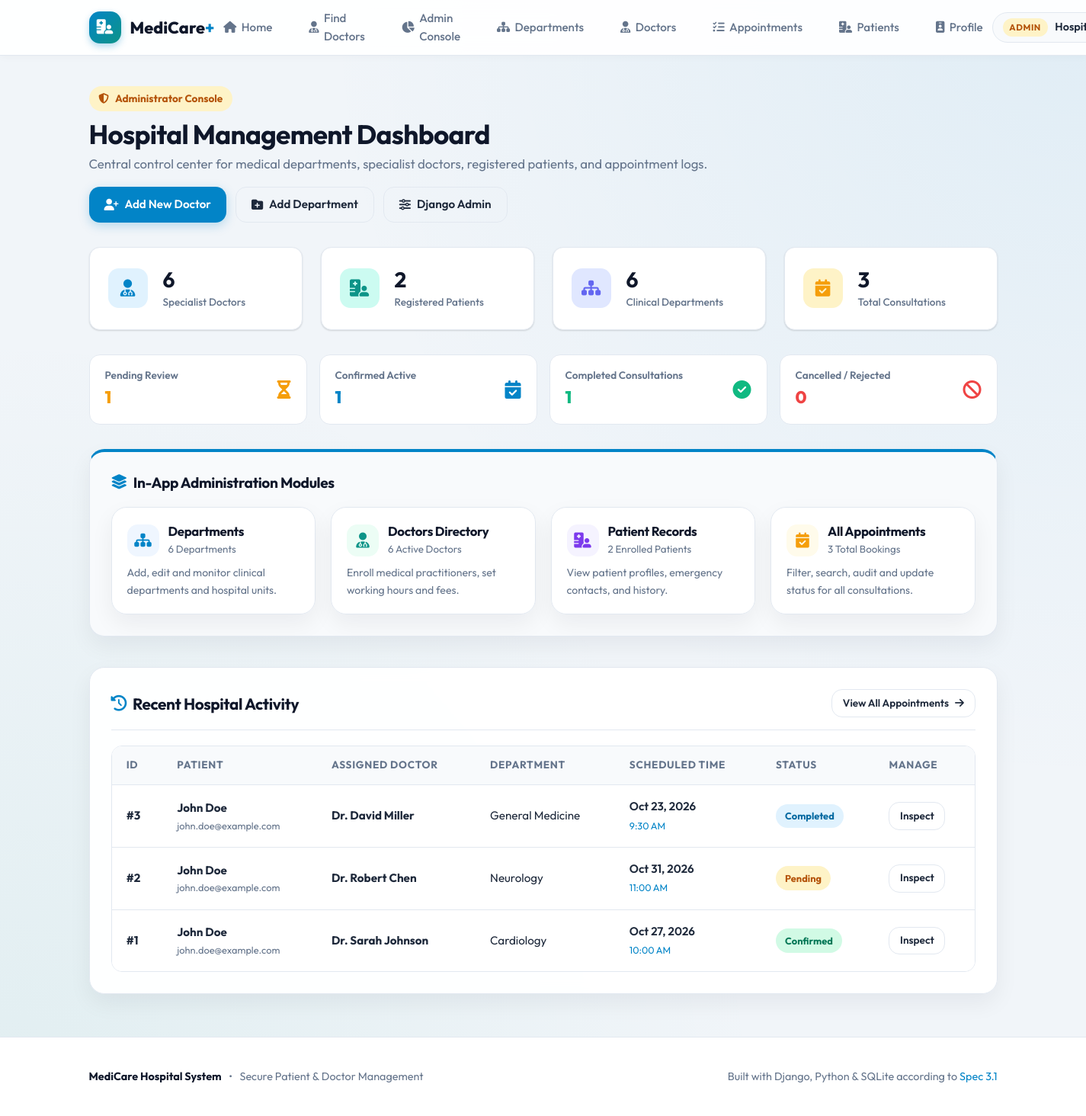
/appointments/admin-overview/ (signed in), run on an earlier commit of the app's database.
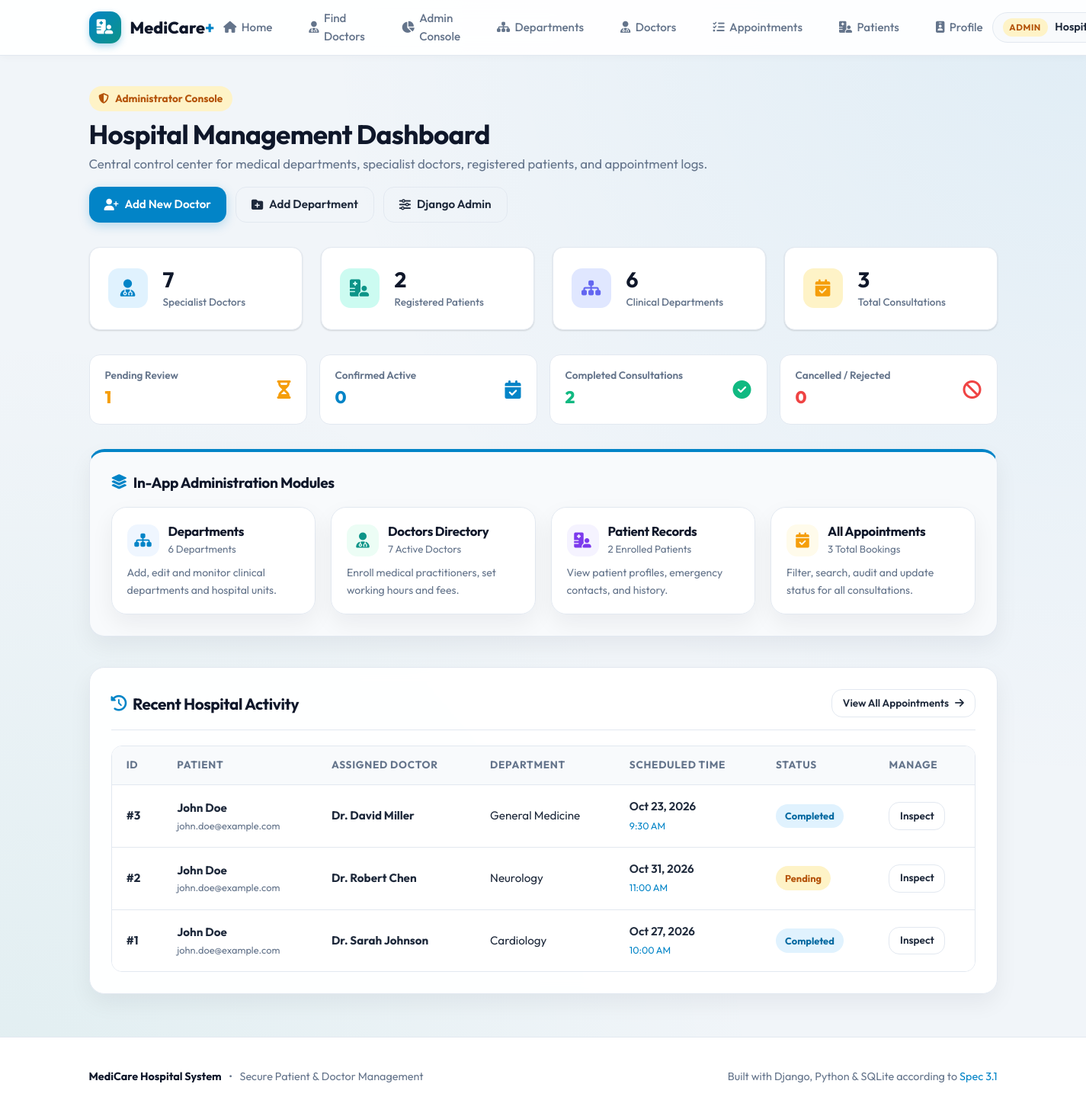
And on a later commit of the database.
### appointments/models.py (models this page shows, shortened)
class Appointment(models.Model):
    STATUS_CHOICES = (
        ('Pending', 'Pending'),
        ('Confirmed', 'Confirmed'),
        ('Rejected', 'Rejected'),
        ('Completed', 'Completed'),
        ('Cancelled', 'Cancelled'),
    )
    patient = models.ForeignKey(settings.AUTH_USER_MODEL, on_delete=models.CASCADE, related_name='appointments')
    doctor = models.ForeignKey(Doctor, on_delete=models.CASCADE, related_name='appointments')
    date = models.DateField()
    time = models.TimeField()
    reason = models.TextField()
    status = models.CharField(max_length=20, choices=STATUS_CHOICES, default='Pending')
    doctor_notes = models.TextField(blank=True)
    created_at = models.DateTimeField(auto_now_add=True)
    updated_at = models.DateTimeField(auto_now=True)
    class Meta:
        ordering = ['-date', '-time']

### accounts/models.py (models this page shows, shortened)
class User(AbstractUser):
    ROLE_CHOICES = (
        ('patient', 'Patient'),
        ('doctor', 'Doctor'),
        ('admin', 'Admin'),
    )
    email = models.EmailField(unique=True)
    role = models.CharField(max_length=10, choices=ROLE_CHOICES, default='patient')
    phone = models.CharField(max_length=20, blank=True)

### doctors/models.py (models this page shows, shortened)
class Doctor(models.Model):
    user = models.OneToOneField(settings.AUTH_USER_MODEL, on_delete=models.CASCADE, related_name='doctor_profile')
    department = models.ForeignKey(Department, on_delete=models.SET_NULL, null=True, blank=True, related_name='doctors')
    specialization = models.CharField(max_length=120)
    experience = models.PositiveIntegerField(default=0, help_text="Years of professional experience")
    fee = models.DecimalField(max_digits=10, decimal_places=2, default=50.00)
    working_hours_start = models.TimeField(default="09:00:00")
    working_hours_end = models.TimeField(default="17:00:00")
    bio = models.TextField(blank=True)
    room_number = models.CharField(max_length=20, blank=True)
    created_at = models.DateTimeField(auto_now_add=True)
    updated_at = models.DateTimeField(auto_now=True)

class Department(models.Model):
    name = models.CharField(max_length=100, unique=True)
    description = models.TextField(blank=True)
    icon = models.CharField(max_length=50, default='fa-stethoscope', help_text="FontAwesome or Lucide icon name")
    created_at = models.DateTimeField(auto_now_add=True)

### appointments/admin_views.py (the view)
# urls.py: path('admin-overview/', views.admin_dashboard_view, name='admin_dashboard'),
@admin_required
def admin_dashboard_view(request):
    total_doctors = Doctor.objects.count()
    total_patients = User.objects.filter(role='patient').count()
    total_departments = Department.objects.count()
    total_appointments = Appointment.objects.count()
    pending_count = Appointment.objects.filter(status='Pending').count()
    confirmed_count = Appointment.objects.filter(status='Confirmed').count()
    completed_count = Appointment.objects.filter(status='Completed').count()
    cancelled_count = Appointment.objects.filter(status__in=['Cancelled', 'Rejected']).count()
    recent_appointments = Appointment.objects.select_related('patient', 'doctor', 'doctor__user', 'doctor__department').order_by('-created_at')[:8]
    departments = Department.objects.annotate(doctor_count=Count('doctors'))[:6]
    doctors = Doctor.objects.select_related('user', 'department')[:6]
    context = {
        'total_doctors': total_doctors,
        'total_patients': total_patients,
        'total_departments': total_departments,
        'total_appointments': total_appointments,
        'pending_count': pending_count,
        'confirmed_count': confirmed_count,
        'completed_count': completed_count,
        'cancelled_count': cancelled_count,
        'recent_appointments': recent_appointments,
        'departments': departments,
        'doctors': doctors,
    }
    return render(request, 'appointments/admin_dashboard.html', context)

### templates/appointments/admin_dashboard.html (shortened to what the changed rows need)
{% extends 'base.html' %}
{% block content %}
<div class="container" style="padding-top: 2.5rem; padding-bottom: 3.5rem;">
  <div style="display: flex; justify-content: space-between; align-items: center; margin-bottom: 2rem; flex-wrap: wrap; gap: 1rem;">
    <div>
      <h1 style="font-size: 2.2rem; margin-bottom: 0.25rem;">
        Hospital Management Dashboard
      </h1>
    </div>
  </div>
  <div class="profile-stats-grid">
    <div class="stat-card">
      <div class="stat-details">
        <h3>{{ total_doctors }}</h3>
        <p>Specialist Doctors</p>
      </div>
    </div>
  </div>
  <div style="display: grid; grid-template-columns: repeat(auto-fit, minmax(200px, 1fr)); gap: 1rem; margin-bottom: 2rem;">
    <div style="background: white; border: 1px solid var(--border-color); border-radius: var(--radius-md); padding: 1rem 1.25rem; display: flex; align-items: center; justify-content: space-between;">
      <div>
        <div style="font-size: 0.85rem; color: var(--text-muted); font-weight: 600;">Confirmed Active</div>
        <div style="font-size: 1.4rem; font-weight: 800; color: var(--primary);">{{ confirmed_count }}</div>
      </div>
    </div>
    <div style="background: white; border: 1px solid var(--border-color); border-radius: var(--radius-md); padding: 1rem 1.25rem; display: flex; align-items: center; justify-content: space-between;">
      <div>
        <div style="font-size: 0.85rem; color: var(--text-muted); font-weight: 600;">Completed Consultations</div>
        <div style="font-size: 1.4rem; font-weight: 800; color: var(--success);">{{ completed_count }}</div>
      </div>
    </div>
  </div>
  <div class="card" style="margin-bottom: 2.5rem; background: #f8fafc; border-top: 4px solid var(--primary);">
    <div style="display: grid; grid-template-columns: repeat(auto-fit, minmax(240px, 1fr)); gap: 1.25rem;">
      <a href="{% url 'admin_doctor_list' %}" style="text-decoration: none; color: inherit;">
        <div class="card" style="padding: 1.25rem; transition: transform 0.2s, box-shadow 0.2s;" onmouseover="this.style.transform='translateY(-3px)'" onmouseout="this.style.transform='translateY(0)'">
          <div style="display: flex; align-items: center; gap: 0.75rem; margin-bottom: 0.5rem;">
            <div>
              <h4 style="font-size: 1.05rem; margin: 0;">Doctors Directory</h4>
              <small style="color: var(--text-muted);">{{ total_doctors }} Active Doctors</small>
            </div>
          </div>
        </div>
      </a>
    </div>
  </div>
  <div class="card">
    <div class="card-header">
      <h2 style="font-size: 1.3rem; display: flex; align-items: center; gap: 0.5rem;">
        <i class="fa-solid fa-clock-rotate-left" style="color: var(--primary);"></i> Recent Hospital Activity
      </h2>
    </div>
    {% if recent_appointments %}
      <div class="table-responsive">
        <table class="table">
          <thead>
            <tr>
              <th>ID</th>
              <th>Patient</th>
              <th>Assigned Doctor</th>
              <th>Department</th>
              <th>Scheduled Time</th>
              <th>Status</th>
              <th>Manage</th>
            </tr>
          </thead>
          <tbody>
            {% for app in recent_appointments %}
              <tr>
                <td><strong>#{{ app.id }}</strong></td>
                <td>
                  <strong>{{ app.patient.get_full_name|default:app.patient.username }}</strong>
                  <div style="font-size: 0.8rem; color: var(--text-muted);">{{ app.patient.email }}</div>
                </td>
                <td>
                  <strong>Dr. {{ app.doctor.user.get_full_name|default:app.doctor.user.username }}</strong>
                </td>
                <td>{{ app.doctor.department.name|default:"General" }}</td>
                <td>
                  <div style="font-weight: 600;">{{ app.date|date:"M d, Y" }}</div>
                  <small style="color: var(--primary);">{{ app.time|time:"g:i A" }}</small>
                </td>
                <td>
                  <span class="status-badge status-{{ app.status|lower }}">{{ app.status }}</span>
                </td>
                <td>
                  <a href="{% url 'admin_appointment_list' %}?q={{ app.patient.username }}" class="btn btn-outline btn-sm">
                    Inspect
                  </a>
                </td>
              </tr>
            {% endfor %}
          </tbody>
        </table>
      </div>
    {% else %}
      <p style="color: var(--text-muted); padding: 2rem; text-align: center;">No appointments in system yet.</p>
    {% endif %}
  </div>
</div>
{% endblock %}

What changed in the data, as far as the page shows it:
changed Appointment "Oct 27, 2026": status "Confirmed" → "Completed"
Also different on the page:
{{ total_doctors }}: "6" → "7"
{{ confirmed_count }}: "1" → "0"
{{ completed_count }}: "1" → "2"
